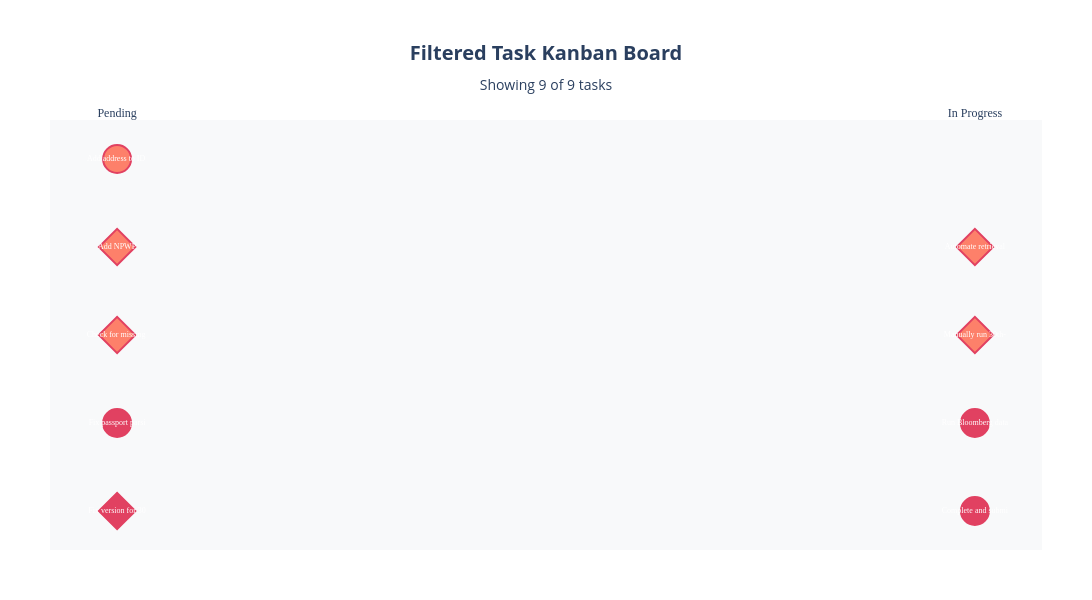

The notebook cell this image was saved under:
### Code cell
# Example 2: Show tasks by specific assignee
print("\n=== Filter Example 2: Tasks assigned to Nguyen Minh Vu ===")
fig2, filtered_df2 = create_filtered_kanban(df, selected_assignees=["Nguyen Minh Vu"])
fig2.show()
print(f"Showing {len(filtered_df2)} tasks assigned to Nguyen Minh Vu")

### Figure 1 — Plotly figure (JSON) as saved in the notebook; plotly's stock layout.template omitted (floating-point values rounded to 4 significant figures)
{"data": [{"hoverinfo": "text", "hovertext": ["<b>Fix version for 30-minute intervals</b> 🚨 OVERDUE<br>ID: task_001<br>Assignee: Nguyen Minh Vu<br>Priority: <b>High</b><br>Due: 2026-03-31 (OVERDUE)<br>Chat: David Kuan<br>Status: Pending<br>Description: Provide a fix version for handling files arriving at 30-minute intervals....", "<b>Fix passport parsing issue</b> <br>ID: 1<br>Assignee: Nguyen Minh Vu<br>Priority: <b>High</b><br>Due: No due date<br>Chat: In-house AI Devs<br>Status: Pending<br>Description: Investigate and resolve the issue where the passport number is not being parsed....", "<b>Check for missing uploads</b> 🚨 OVERDUE<br>ID: task_003<br>Assignee: Nguyen Minh Vu<br>Priority: <b>Medium</b><br>Due: 2026-03-30 (OVERDUE)<br>Chat: David Kuan<br>Status: Pending<br>Description: Check for any missing uploads today and force re-upload if necessary....", "<b>Add NPWP</b> 🚨 OVERDUE<br>ID: 2<br>Assignee: Nguyen Minh Vu<br>Priority: <b>Medium</b><br>Due: 2026-03-31 (OVERDUE)<br>Chat: In-house AI Devs<br>Status: Pending<br>Description: Obtain and add NPWP to the system....", "<b>Add address to ID card system</b> <br>ID: 3<br>Assignee: Nguyen Minh Vu<br>Priority: <b>Medium</b><br>Due: No due date<br>Chat: In-house AI Devs<br>Status: Pending<br>Description: Ensure that the address field is added to the ID card system...."], "marker": {"color": ["#DC143C", "#DC143C", "#FF6347", "#FF6347", "#FF6347"], "line": {"color": "#DC143C", "width": 2}, "opacity": 0.8, "size": 28, "symbol": ["diamond", "circle", "diamond", "diamond", "circle"]}, "mode": "markers+text", "name": "Pending", "showlegend": false, "text": ["Fix version for 30", "Fix passport parsi", "Check for missing ", "Add NPWP", "Add address to ID "], "textfont": {"color": "white", "family": "Arial Black", "size": 8}, "textposition": "middle center", "type": "scatter", "x": [0, 0, 0, 0, 0], "y": [0, 1, 2, 3, 4]}, {"hoverinfo": "text", "hovertext": ["<b>Complete and submit the report</b> <br>ID: task-1<br>Assignee: Nguyen Minh Vu<br>Priority: <b>High</b><br>Due: 2026-04-01<br>Chat: Report for Genesis<br>Status: In Progress<br>Description: Finish the report and submit it. The new version is expected by Wednesday....", "<b>Run Bloomberg data automation</b> <br>ID: task-001<br>Assignee: Nguyen Minh Vu<br>Priority: <b>High</b><br>Due: No due date<br>Chat: Risk transformation to AI/ML<br>Status: In Progress<br>Description: Ensure Bloomberg data automation is running smoothly using the latest files prov...", "<b>Manually run 30th-minute files</b> 🚨 OVERDUE<br>ID: task_002<br>Assignee: Nguyen Minh Vu<br>Priority: <b>Medium</b><br>Due: 2026-03-30 (OVERDUE)<br>Chat: David Kuan<br>Status: In Progress<br>Description: Manually run processes for the 30th-minute files to ensure no uploads are missed...", "<b>Automate retrieval of cofounding and EOD reports</b> 🚨 OVERDUE<br>ID: task-002<br>Assignee: Nguyen Minh Vu<br>Priority: <b>Medium</b><br>Due: 2026-03-31 (OVERDUE)<br>Chat: Risk transformation to AI/ML<br>Status: In Progress<br>Description: Automate the process of retrieving the cofounding file from the midday report an..."], "marker": {"color": ["#DC143C", "#DC143C", "#FF6347", "#FF6347"], "line": {"color": "#DC143C", "width": 2}, "opacity": 0.8, "size": 28, "symbol": ["circle", "circle", "diamond", "diamond"]}, "mode": "markers+text", "name": "In Progress", "showlegend": false, "text": ["Complete and submi", "Run Bloomberg data", "Manually run 30th-", "Automate retrieval"], "textfont": {"color": "white", "family": "Arial Black", "size": 8}, "textposition": "middle center", "type": "scatter", "x": [1, 1, 1, 1], "y": [0, 1, 2, 3]}], "layout": {"height": 600, "hovermode": "closest", "margin": {"b": 50, "l": 50, "r": 50, "t": 120}, "paper_bgcolor": "white", "plot_bgcolor": "#f8f9fa", "title": {"font": {"size": 20}, "text": "<b>Filtered Task Kanban Board</b><br><sub>Showing 9 of 9 tasks</sub>", "x": 0.5, "xanchor": "center"}, "width": 1200, "xaxis": {"showgrid": false, "side": "top", "tickfont": {"family": "Arial Black", "size": 12}, "ticktext": ["Pending", "In Progress", "Completed"], "tickvals": [0, 1, 2], "zeroline": false}, "yaxis": {"showgrid": false, "showticklabels": false, "zeroline": false}}}
